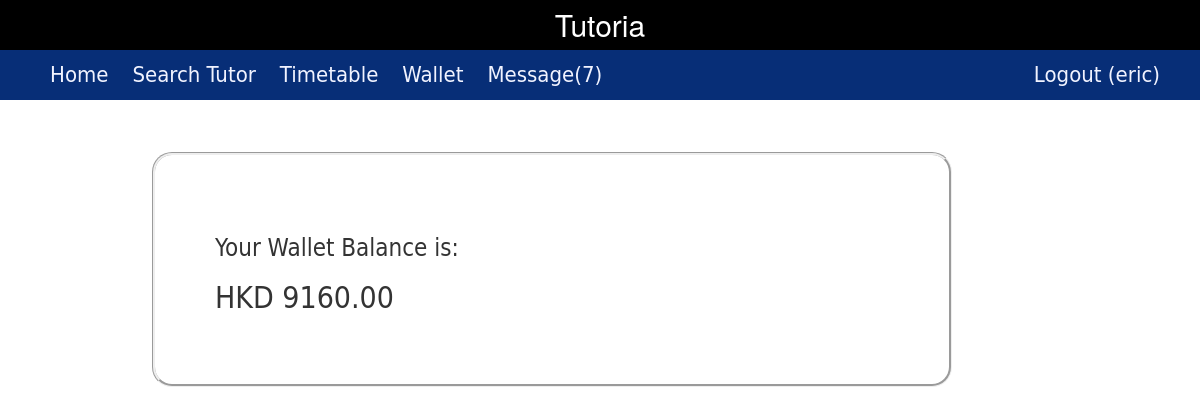
/wallet/ (signed in), run on an earlier commit of the app's database.
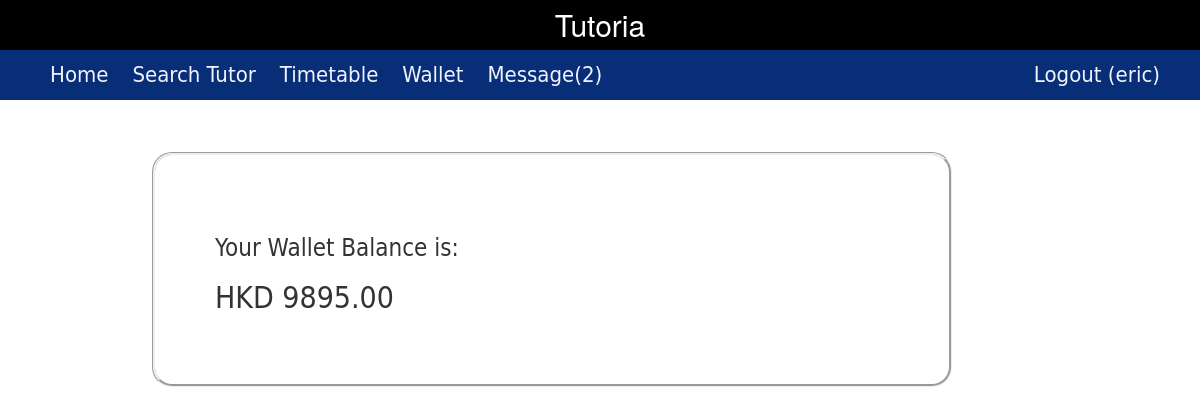
And on a later commit of the database.
### core/models.py (models this page shows, shortened)
class Profile(models.Model):
    user = models.OneToOneField(User, on_delete=models.CASCADE)
    phone = models.CharField(max_length=20)
    user_type =  models.ForeignKey(UserType)
    wallet = models.OneToOneField(Wallet)
    @property
    def hasNotification(self):
        return len(Notification.objects.filter(profile=self))>0
    @property
    def getNotificationNum(self):
        return len(Notification.objects.filter(profile=self))

class Wallet(models.Model):
    amount = models.DecimalField(max_digits=20, decimal_places=2, default=0.0, blank=True, null=True)

### core/views.py (the view)
# urls.py: url(r'^wallet/$', views.viewWallet, name='view_wallet'),
@login_required
def viewWallet(request):
    if request.user.username =="admin":
        return HttpResponse("You logged in as admin.")
    wallet = request.user.profile.wallet
    context={'amount':wallet.amount}
    return render(request, 'view_wallet.html', context)

### core/templates/view_wallet.html (shortened to what this page needs)
{% extends 'base.html' %}
{% block content %}
    <h3>Your Wallet Balance is:</h3>
    <h2>HKD {{amount}}</h2>
{% endblock %}

### core/templates/base.html (shortened to what this page needs)
{% load static %}
<!DOCTYPE html>
<html>
<head>
    <link rel="stylesheet" href="https://maxcdn.bootstrapcdn.com/bootstrap/3.3.7/css/bootstrap.min.css">
    <link rel="stylesheet" href="{% static 'css/base.css' %}">
</head>
<body>
    <div id="wrapper">
        <header>
            <div id="bar">
                Tutoria
            </div>
            <nav id="navigation">
                <ul>
                    <a href="{% url 'homepage' %}">
                        <li>Home</li>
                    </a>
                    {% if user.is_authenticated %}
                    <a href="{% url 'search_tutor' %}">
                        <li>Search Tutor</li>
                    </a>
                    <a href="{% url 'view_timetable' %}">
                        <li>Timetable</li>
                    </a>
                    <a href="{% url 'view_wallet' %}">
                        <li>Wallet</li>
                    </a>
                    <a href="{% url 'view_notification' %}">
                        {%if user.profile.hasNotification %}
                        <li>Message({{user.profile.getNotificationNum}})</li>
                        {% else %}
                        <li>Message</li>
                        {% endif %}
                    </a>
                    <a href="{% url 'logout' %}" id="logoutButton" class="pull-right">
                        <li>Logout ({{ user.username }}) </li>
                    </a>
                    {% endif %}
                </ul>
            </nav>
        </header>
        <div id="main">
            <article>
                <section class="box">
                    {% block content %} {% endblock %}
        </div>
    </div>
</body>
</html>

What changed in the data, as far as the page shows it:
changed Wallet: amount "9160.00" → "9895.00"
Also different on the page:
{{ user.profile.getNotificationNum }}: "7" → "2"
